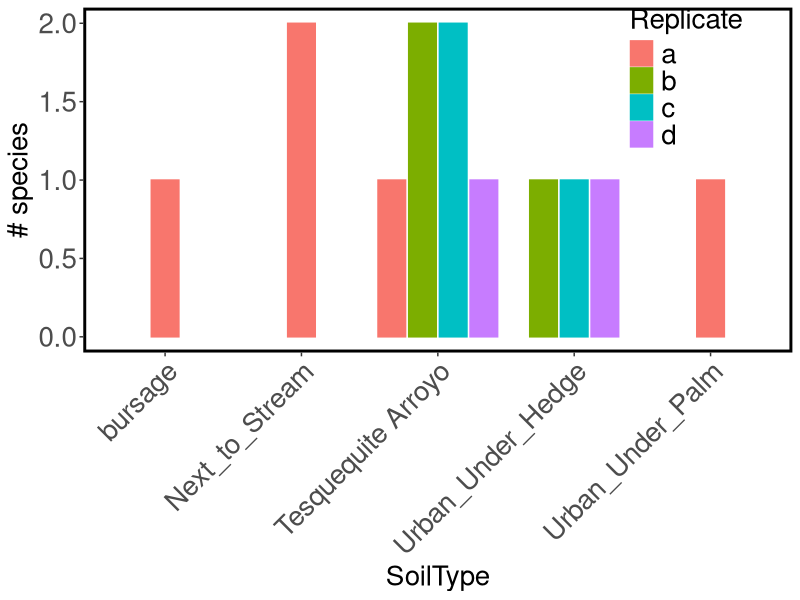

Reproduce this figure in R.
### Species richness & biodiversity ###

## Calculate species richness & Shannon's index for soils investigated in class
## Plot richness & diversity

library(here)
library(tidyverse)
#library(googlesheets4)

####################
### Read in data ###
####################
#dat <- read_sheet("https://docs.google.com/spreadsheets/d/1592zPBovcS4E1n6EnH7catPlXIqJvv5iShgK-ceX65M/edit?pli=1&gid=0#gid=0", sheet = "Sheet1")

#write.csv(dat, here("data", "soilspprich.csv"), row.names = FALSE)

dat <- read.csv(here("data", "soilspprich.csv"))

## Reshape to long format
datL <- dat %>% pivot_longer(cols = orange_beetle:Isopod, names_to = "Organism", values_to = "Count")

####################
### Explore data ###
####################

# display first 5 rows of data
head(datL)

# View entire data file in data viewer tab 
View(datL)

# Display column names
names(datL)

############################
### Richness & diversity ###
############################
rich <- datL %>% group_by(SoilType, Replicate) %>%
                 filter(!is.na(Count)) %>%
                 distinct(Organism) %>%
                 summarize(richness = n())

evenness <- datL %>% group_by(SoilType, Replicate) %>%
                     filter(!is.na(Count)) %>%
                     reframe(evenn = Count/sum(Count)) 

div <- evenness %>% group_by(SoilType, Replicate) %>%
                    reframe(H = -sum(evenn*log(evenn)))

write.csv(div, here("data", "ShannonH.csv"), row.names = FALSE)

#############
### Plots ###
#############
# basic plot
rich.pl <- rich %>% ggplot(aes(x = SoilType, y = richness, groups = Replicate)) +
                      geom_bar(aes(color = Replicate), position = position_dodge2(width = 0.9, preserve = "single"), stat = "identity")

## What does fill do?
## What does color do?
## What does position do?

# Now let's clean up the aesthetics
rich.pl2 <- rich %>% ggplot(aes(x = SoilType, y = richness, groups = Replicate)) +
                      geom_bar(aes(color = Replicate, fill = Replicate), position = position_dodge2(width = 0.9, preserve = "single"), stat = "identity") +
                      ylab("# species") +
                      theme_bw() +
                      theme(legend.position = c(0.85, 0.8),
                            legend.background = element_rect(fill = NA, color = NA),
                            legend.text = element_text(size = 20),
                            legend.title = element_text(size = 20),
                            panel.grid = element_blank(),
                            panel.border = element_rect(color = "black", linewidth = 2),
                            axis.text = element_text(size = 20),
                            axis.text.x = element_text(angle = 45, hjust = 1),
                            axis.title = element_text(size = 20, margin = margin(t = 0, r = 11, b = 0, l = 0)))
                            
ggsave(rich.pl2, path = "plots", file = "spprichness.pdf", width = 12.5, height = 9.5, units = "in")

## Plot evenness

## Plot Shannon's H


